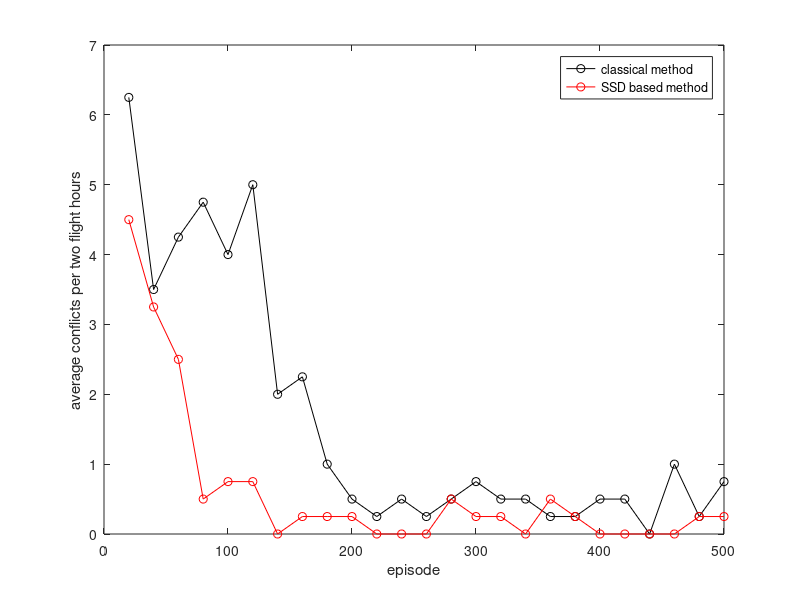

The MATLAB script that drew this image:
a = [-6.25 -3.5 -4.25 -4.75 -4 -5 -2 -2.25 -1 -0.5 -0.25 -0.5 -0.25 -0.5 -0.75 -0.5 -0.5 -0.25 -0.25 -0.5 -0.5 0 -1 -0.25 -0.75];
b = [-4.5 -3.25 -2.5 -0.5 -0.75 -0.75 0 -0.25 -0.25 -0.25 0 0 0 -0.5 -0.25 -0.25 0 -0.5 -0.25 0 0 0 0 -0.25 -0.25];

x = 1:length(a);

plot(x*20,-a,'-ok',x*20,-b,'-or')
xlabel('episode')
ylabel('average conflicts per two flight hours')
legend('classical method', 'SSD based method')

